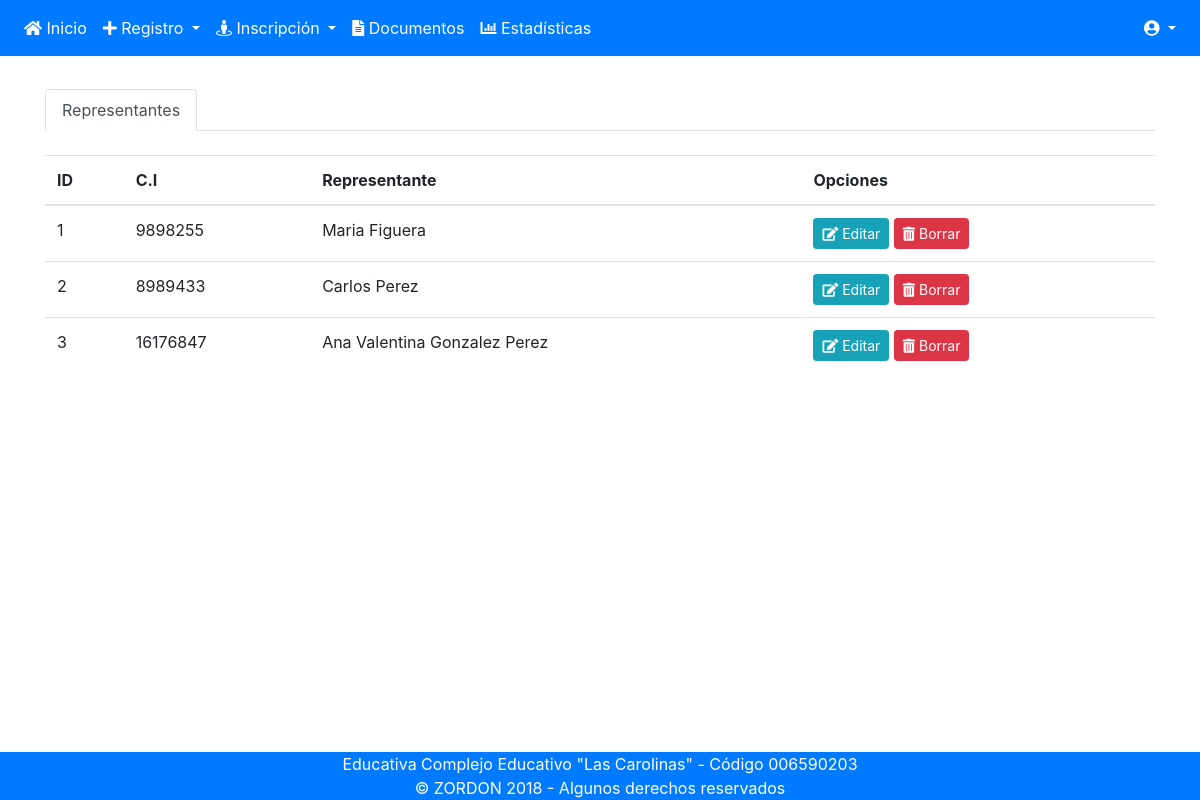
/listados_representantes.php, run on an earlier commit of the app's database.
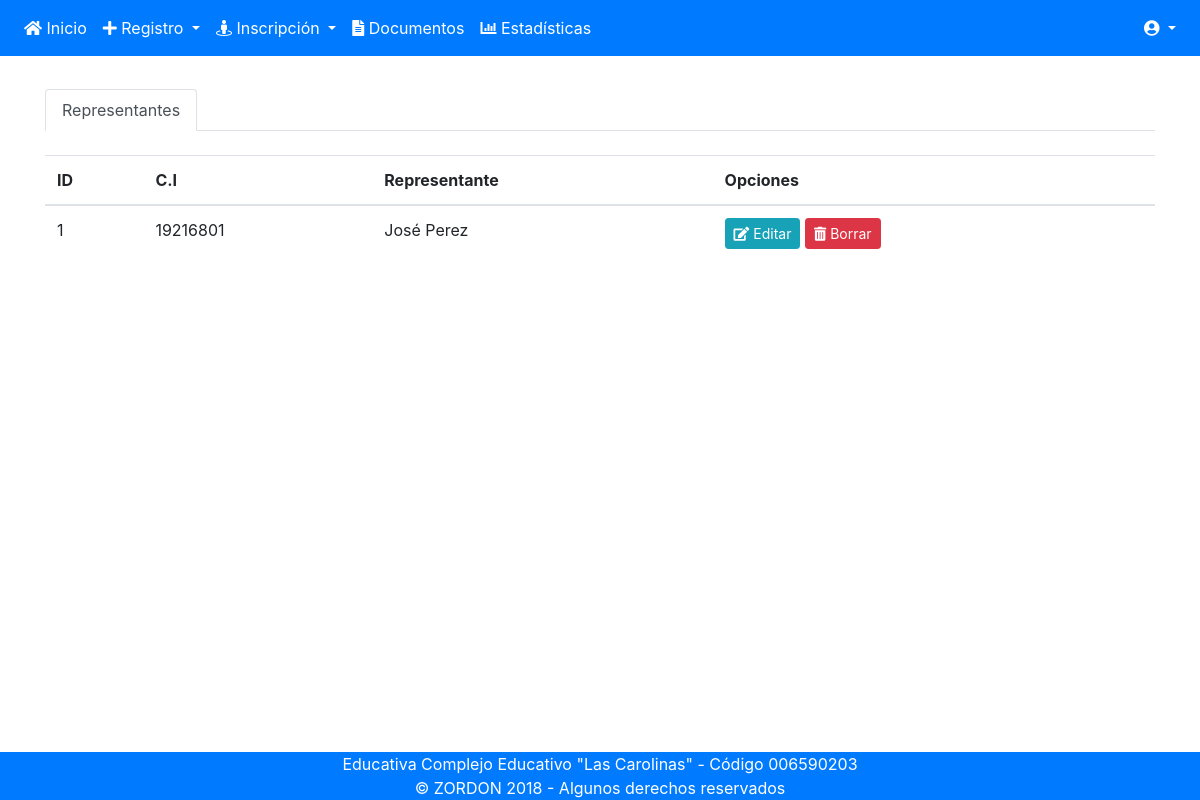
And on a later commit of the database.
### tables this page shows
CREATE TABLE `representantes` (
  `id` int(11) NOT NULL,
  `edocivil_id` int(11) DEFAULT NULL,
  `lug_nac` varchar(50) DEFAULT NULL,
  `profesion` varchar(30) DEFAULT NULL,
  `empresa` varchar(255) DEFAULT NULL,
  `lug_trab` varchar(50) DEFAULT NULL,
  `telf_emp` varchar(11) DEFAULT NULL,
  `telf_cel` varchar(11) DEFAULT NULL,
  `telf_hab` varchar(11) DEFAULT NULL,
  `correo` varchar(50) DEFAULT NULL,
  `parentesco_id` int(2) DEFAULT NULL,
  `legal` varchar(2) DEFAULT NULL,
  `persona_id` int(11) DEFAULT NULL,
  `dependencia_id` int(11) DEFAULT NULL
);

CREATE TABLE `personas` (
  `id` int(11) NOT NULL,
  `ci` varchar(15) NOT NULL,
  `nac_id` int(2) DEFAULT NULL,
  `fec_nac` date DEFAULT NULL,
  `pri_nom` varchar(15) NOT NULL,
  `seg_nom` varchar(15) DEFAULT NULL,
  `pri_ape` varchar(15) NOT NULL,
  `seg_ape` varchar(15) DEFAULT NULL,
  `pais_id` int(5) DEFAULT NULL
);

### listados_representantes.php (the view, shortened to what this page needs)
<?php
require_once 'includes/header.php';
require_once 'includes/nav.php';
?>
    <section class="container">
<br>
<ul class="nav nav-tabs" id="myTab" role="tablist">
  <li class="nav-item">
    <a class="nav-link active" id="home-tab" data-toggle="tab" href="#home" role="tab" aria-controls="home" aria-selected="true">Representantes</a>
  </li>
</ul>
<br>
<div class="tab-content" id="myTabContent">
  <div class="tab-pane fade show active" id="home" role="tabpanel" aria-labelledby="home-tab">
    <?php
        $SQL="SELECT * FROM representantes INNER JOIN personas ON representantes.persona_id=personas.id WHERE legal='Si'";
        $Ejec=mysqli_query($conexion,$SQL);
    ?>
    <table id="table_id" class="display table">
        <thead>
            <tr>
                <th>ID</th>
                <th>C.I</th>
                <th>Representante</th>
                <th>Opciones</th>
            </tr>
        </thead>
        <tbody>
        <?php
          $ii=0;
          while ($fila=mysqli_fetch_assoc($Ejec)) {
            extract($fila);
            $ii++;
          ?>
            <tr>
                <td><?php echo "$ii"; ?></td>
                <td><?php echo "$ci"; ?></td>
                <td><?php echo "$pri_nom $seg_nom $pri_ape $seg_ape"; ?></td>
                <td>
                    <a class="btn btn-info btn-sm" href="listados_representantes.php?editar=<?php echo $id; ?>">
                        <i class="fas fa-edit"></i> Editar
                    </a>
                    <a class="btn btn-danger btn-sm" href="listados_representantes.php?borrar=<?php echo $id; ?>">
                        <i class="fas fa-trash-alt"></i> Borrar
                    </a>
                </td>
            </tr>
        <?php } ?>
        </tbody>
    </table>
  </div>
</div>
    </section>
<?php require_once 'includes/footer.php'; ?>

What changed in the data, as far as the page shows it:
removed representantes: persona.ci "8989433", persona.pri_nom "Carlos", persona.pri_ape "Perez"
removed representantes: persona.ci "16176847", persona.pri_nom "Ana", persona.seg_nom "Valentina", persona.pri_ape "Gonzalez", persona.seg_ape "Perez"
changed representantes: persona.ci "9898255" → "19216801"; persona.pri_nom "Maria" → "José"; persona.pri_ape "Figuera" → "Perez"
